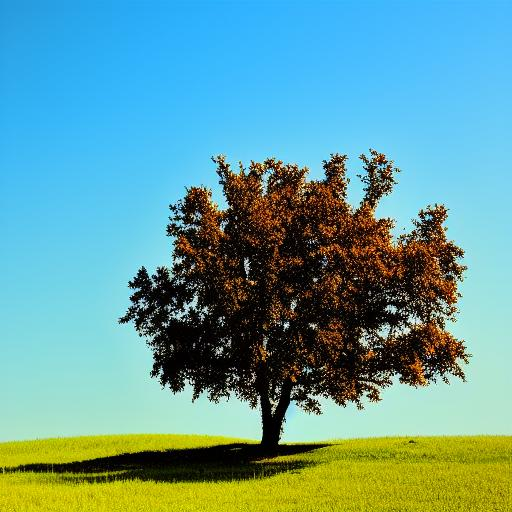
#> input picture output_dir/autumn-02-to-summer.jpg, 512 x 512 px, given in place of 01.jpg, which was not available
$ python stitch_images.py
#> lines starting #> are read from the running program, lines starting #| are printed output that depends on the picture; pictures that were not available may be replaced by others from this repository, and a replacement may not be noted
### json_process.py
# -- coding: UTF-8

"""
    用来处理 input_dir/meta.json.

    读取 meta.json

    更新 meta.json

    写入 meta.json

    所有的数据都直接从 input_dir 和 output_dir/pytorch-tensor 中获取

    meta.json 只用来记录图片描述

"""

from pathlib import Path
from PIL import Image
import json
from dataclasses import asdict, dataclass, is_dataclass, field
from typing import Any, Dict, Literal, Callable, Tuple, List
from tqdm import tqdm

from commons import *

@dataclass
class SingleImage:

    id: int
    season: Season
    prompt: str = " "

@dataclass
class Counter:
    spring: int = 0
    summer: int = 0
    autumn: int = 0
    winter: int = 0

    # [9 lines left out: function add_image, not called in this run]

@dataclass
class MetaData:
    counter: Counter = field(default_factory=Counter)
    image_data: Dict[str, SingleImage] = field(default_factory=dict)

    # [4 lines left out: function add_image, not called in this run]

    def save(self):
        _save_metadata_to_json(self, meta_json)

    def traverse_images(self, action: Callable[[str, SingleImage], None]):
        """
            参数:
            ```
                action(image_path: str, single_image: SingleImage)
            ```
        """
        with tqdm(self.image_data.items(), total=len(self.image_data), desc="正在处理图片") as pbar:
            for image_path, image in pbar:
                action(image_path, image)

    def image_num(self) -> int:
        return len(self.image_data)

    def check_image_id(self, image_id: int, image_season: Season) -> bool:
        image_path = input_dir / image_season.value / f"{image_id:02d}.jpg"
        return str(image_path) in self.image_data

    def query_single_image(self, image_id: int, image_season: Season) -> SingleImage:
        image_path = input_dir / image_season.value / f"{image_id:02d}.jpg"
        return self.image_data[str(image_path)]

    # [7 lines left out: function get_season_image_ids, not called in this run]

    @staticmethod
    def load() -> 'MetaData':
        if meta_json.exists():
            return _load_metadata_from_json(meta_json)
        return MetaData()

def _load_metadata_from_json(path: str | Path) -> MetaData:
    with open(path, 'r') as f:
#> (reads input_dir/meta.json from the repository)
        raw = json.load(f)

    # 1. 解析 counter
    counter_data = raw['counter']
    counter = Counter(**counter_data)

    # 2. 解析 image_data
    image_data_raw = raw['image_data']
    image_data: Dict[str, SingleImage] = {}

    for k, v in image_data_raw.items():
        image = SingleImage(
            id=v['id'],
            season=Season(v['season']),
            prompt=v['prompt'],
        )
        image_data[k] = image

    # 3. 构造最终 MetaData
    return MetaData(counter=counter, image_data=image_data)

# [12 lines left out: function _save_metadata_to_json, not called in this run]

### stitch_images.py
from PIL import Image, ImageDraw
from json_process import *

def compose_images(image_paths, output_path: str, highlight_index=None,):
    """
    将4张图横向拼接，每张图之间10px间距，整体四周10px边距。
    可选指定某一张图用5px红框高亮（红框占用间距空间，不扩大图像区域）。
    """
#> called with output_path = 'output_compose_dir/spring-01.jpg', highlight_index = 0
    assert len(image_paths) == 4, "需要提供4张图片"
    size = (256, 256)
    spacing = 10
    margin = 10
    frame_width = 5

    processed_images = []

    for i, path in enumerate(image_paths):
        img = Image.open(path).convert("RGB").resize(size)
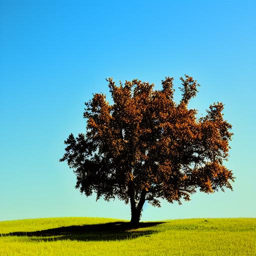
#> img: PIL image 256x256 RGB; mean R, G, B 99.8, 156.6, 154.9

        if i == highlight_index:
            # 加红框（红色背景，图像居中）
            img_with_border = Image.new("RGB", (size[0] + 2 * frame_width, size[1] + 2 * frame_width), "red")
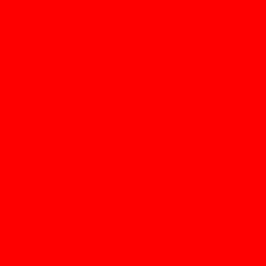
#> img_with_border: PIL image 266x266 RGB; mean R, G, B 255, 0, 0
            img_with_border.paste(img, (frame_width, frame_width))
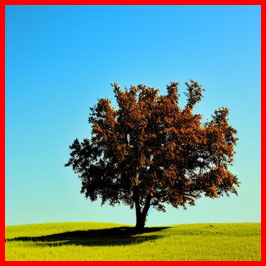
#> img_with_border: PIL image 266x266 RGB; mean R, G, B 111.2, 145, 143.4
            # 裁剪中心区域为原始大小，确保尺寸不变
            left = frame_width
            upper = frame_width
            right = left + size[0]
            lower = upper + size[1]
            img = img_with_border.crop((left - frame_width, upper - frame_width, right + frame_width, lower + frame_width))
            # 裁剪后尺寸仍为256x256，但红框“压住”周围像素
        processed_images.append(img)

    total_width = 4 * size[0] + 3 * spacing + 2 * margin
    total_height = size[1] + 2 * margin
    canvas = Image.new("RGB", (total_width, total_height), "white")

    x = margin
    for i, img in enumerate(processed_images):
        if i == highlight_index:
            canvas.paste(img, (x - frame_width, margin - frame_width))
        else:
            canvas.paste(img, (x, margin))
        x += size[0] + spacing

    canvas.save(output_path)

def search_target_image_path_by(source_image: SingleImage, target_season: Season) -> str:
    result = f"output_dir/{source_image.season.value}-{source_image.id:02d}-to-{target_season.value}.jpg"
    return result


SEASONS = [Season.SPRING, Season.SUMMER, Season.AUTUMN, Season.WINTER]
def action(image_path: str, single_image: SingleImage):

    image_paths: List[str] = []

    source_image_idx = None

    for i, target_season in enumerate(SEASONS):
        if target_season == single_image.season:
            image_paths.append(image_path)
            source_image_idx = i
        else:
            target_image_path = search_target_image_path_by(single_image, target_season)
            assert target_image_path != ""
            image_paths.append(target_image_path)

    output_path = output_compose_dir / f"{single_image.season.value}-{single_image.id:02d}.jpg"

    compose_images(image_paths, str(output_path), source_image_idx)


if __name__ == '__main__':
    meta_data = MetaData.load()
#> (the run stopped early here; a loop or call above may not have finished)
